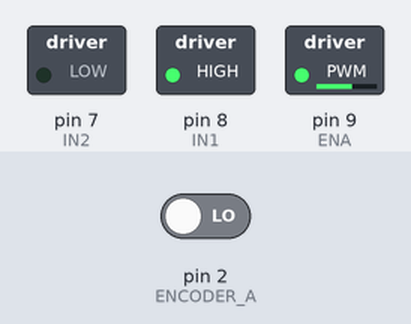
Simulated run of this sketch. Board: Arduino Uno, built with avr-gcc and run on an emulated ATmega328P. Parts: switched loads named in the sketch (green lamp = pin HIGH). The inputs (shaded band) are chosen by the test bench; at power-on: pin 2 (ENCODER_A) LOW. What the sketch prints to the serial monitor is not drawn.

Above: at 0.1 s.
Timing chart, 0 to 1.6 s (numbered marks = the images above):
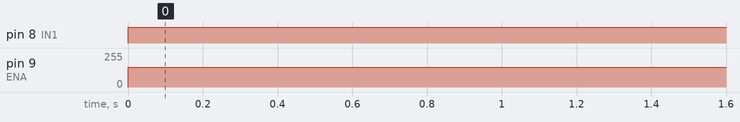

The sketch:

docxungencoder.ino
```cpp
#define ENA 9    // Chân PWM để điều khiển tốc độ động cơ
#define IN1 8    // Chân điều khiển chiều quay
#define IN2 7
#define ENCODER_A 2 // Chân tín hiệu A của encoder
#define ENCODER_B 3 // Chân tín hiệu B của encoder

volatile long encoderCount = 0; // Biến đếm xung từ encoder
int targetPosition = 1000;     // Vị trí mục tiêu (số xung)
int motorSpeed = 150;          // Tốc độ động cơ (PWM)

void setup() {
  pinMode(ENA, OUTPUT);
  pinMode(IN1, OUTPUT);
  pinMode(IN2, OUTPUT);
  pinMode(ENCODER_A, INPUT);
  pinMode(ENCODER_B, INPUT);

  // Cài đặt ngắt để đếm xung từ encoder
  attachInterrupt(digitalPinToInterrupt(ENCODER_A), readEncoder, CHANGE);

  Serial.begin(9600);
}

void loop() {
  long error = targetPosition - encoderCount; // Tính sai số

  if (abs(error) > 10) { // Nếu sai số lớn hơn ngưỡng
    if (error > 0) {
      moveMotor(motorSpeed, HIGH); // Quay tới
    } else {
      moveMotor(motorSpeed, LOW); // Quay ngược lại
    }
  } else {
    stopMotor(); // Dừng động cơ khi đạt vị trí
  }

  Serial.print("Encoder Count: ");
  Serial.println(encoderCount);
  delay(100);
}

void moveMotor(int speed, bool direction) {
  digitalWrite(IN1, direction);
  digitalWrite(IN2, !direction);
  analogWrite(ENA, speed);
}

void stopMotor() {
  digitalWrite(IN1, LOW);
  digitalWrite(IN2, LOW);
  analogWrite(ENA, 0);
}

// Hàm đếm xung từ encoder
void readEncoder() {
  if (digitalRead(ENCODER_A) == digitalRead(ENCODER_B)) {
    encoderCount++;
  } else {
    encoderCount--;
  }
}
```

Measured:
- by itself, pin 8 (IN1): LOW → HIGH at 0.00 s
- by itself, pin 9 (ENA): 0/255 → 150/255 at 0.00 s
